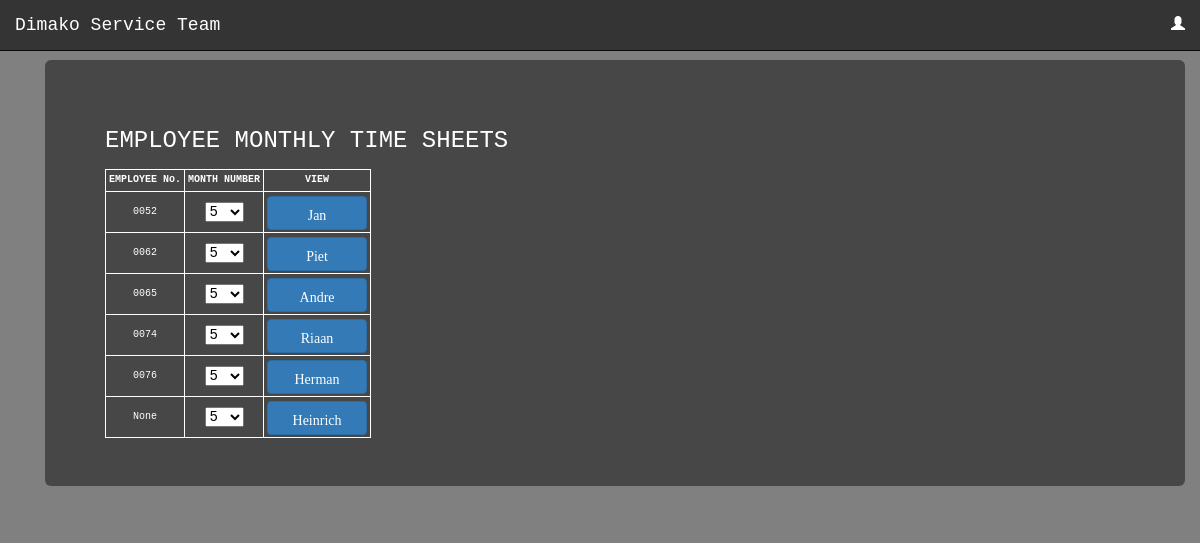
Page /time_sheets/team on the committed database.
### accounts/models.py (models this page shows, shortened)
class UserProfileInfo(models.Model):
    user = models.OneToOneField(User, related_name="main_user", on_delete=models.CASCADE)
    job_title = models.CharField(blank=True, max_length=100)
    department = models.CharField(blank=True, max_length=100)
    profile_pic = models.ImageField(upload_to='profile_pics', blank=True)
    employee_no = models.CharField(max_length=256, blank=True, null=True)
    cell_phone = models.CharField(max_length=256, blank=True, null=True)

### time_sheets/views.py (the view, shortened to what this page needs)
# urls.py: path('team', views.TeamListView.as_view(), name='teamlist')
class TeamListView(View):
    def get(self, request, *args, **kwargs):
        team_members = UserProfileInfo.objects.all()
        pay_month = datetime.today().strftime("%m")
        this_day = datetime.today().strftime("%d")
        if pay_month == "01" and int(this_day) < 20:
            this_month = str(int(datetime.today().strftime("%m")))
        if pay_month != "01" and pay_month != "12":
            this_month = str(int(datetime.today().strftime("%m")) + 1)
        if pay_month == "12":
            this_month = str(int(datetime.today().strftime("%m")))
        return render(request, 'time_sheets/team_list.html', {'team_members': team_members, 'this_month': this_month})

### time_sheets/templates/time_sheets/team_list.html (shortened to what this page needs)
{% extends "base.html" %}
  {% load staticfiles %}
  {% block body_block %}
  <div class="container">
    <div class="jumbotron" id="myjumbotron">
      <h3>EMPLOYEE MONTHLY TIME SHEETS</h3>
      <table>
        <tr>
          <th>EMPLOYEE No.</th>
          <th>MONTH NUMBER</th>
          <th>VIEW</th>
        </tr>
        {% for items in team_members %}
          <tr>
            <td>{{ items.employee_no }}</td>
            <form method="POST">
            <td><select id="work_drop_down" class="" name="this_month" required="">
              <option value="{{ this_month }}">{{ this_month }}</option>
            </td>
              <td><input id="timeSheet" type="submit" class="btn btn-primary glyphicon glyphicon-plus" value="{{ items.user }}" name="thisMember"></td>
            </form>
          </tr>
        {% endfor %}
      </table>
    </div>
  </div>
  {% endblock %}

### static/CSS/mystyle.css (style rules this page uses)
#work_drop_down { font-size: 14px; color: black; }
#myjumbotron { color: white; background-color: rgba(48, 48, 48, .7); }
#myBody { background-attachment: fixed; background-position: center; background-size: 10%; font-family: monospace; background-color: gray; }
input { color: black; }
@media screen { #app_table, th, td { border: 1px solid white; text-align: center; padding: 3px; font-size: 10px; } }
#timeSheet { width: 100px; font-size: 14px; }

### rows in the picture
UserProfileInfo: employee_no "0052", thisMember "Jan"
UserProfileInfo: employee_no "0062", thisMember "Piet"
UserProfileInfo: employee_no "0065", thisMember "Andre"
UserProfileInfo: employee_no "0074", thisMember "Riaan"
UserProfileInfo: employee_no "0076", thisMember "Herman"
UserProfileInfo: employee_no "None", thisMember "Heinrich"

### other values in the picture
form field this_month "5"
